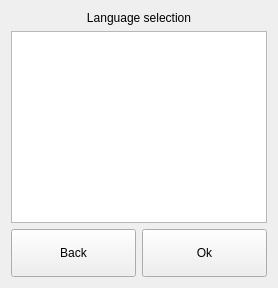
  <widget class="QWidget" name="page_11">
   <layout class="QGridLayout" name="gridLayout_14">
    <item row="0" column="0">
     <widget class="QLabel" name="label_14">
      <property name="text">
       <string>Language selection</string>
      </property>
      <property name="alignment">
       <set>Qt::AlignCenter</set>
      </property>
     </widget>
    </item>
    <item row="1" column="0">
     <widget class="QListWidget" name="lwLanguage"/>
    </item>
    <item row="2" column="0">
     <layout class="QHBoxLayout" name="horizontalLayout_4">
      <item>
       <widget class="QPushButton" name="bLangBack">
        <property name="sizePolicy">
         <sizepolicy hsizetype="Expanding" vsizetype="Fixed">
          <horstretch>0</horstretch>
          <verstretch>0</verstretch>
         </sizepolicy>
        </property>
        <property name="minimumSize">
         <size>
          <width>0</width>
          <height>48</height>
         </size>
        </property>
        <property name="maximumSize">
         <size>
          <width>16777215</width>
          <height>65</height>
         </size>
        </property>
        <property name="cursor">
         <cursorShape>PointingHandCursor</cursorShape>
        </property>
        <property name="text">
         <string>Back</string>
        </property>
       </widget>
      </item>
      <item>
       <widget class="QPushButton" name="bLangOk">
        <property name="sizePolicy">
         <sizepolicy hsizetype="Expanding" vsizetype="Fixed">
          <horstretch>0</horstretch>
          <verstretch>0</verstretch>
         </sizepolicy>
        </property>
        <property name="minimumSize">
         <size>
          <width>0</width>
          <height>48</height>
         </size>
        </property>
        <property name="maximumSize">
         <size>
          <width>16777215</width>
          <height>65</height>
         </size>
        </property>
        <property name="cursor">
         <cursorShape>PointingHandCursor</cursorShape>
        </property>
        <property name="text">
         <string>Ok</string>
        </property>
       </widget>
      </item>
     </layout>
    </item>
   </layout>
  </widget>
